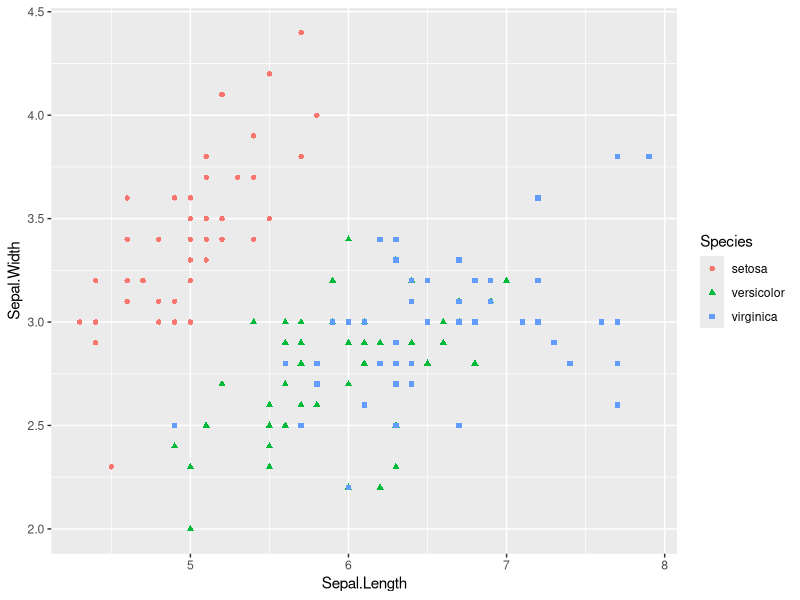
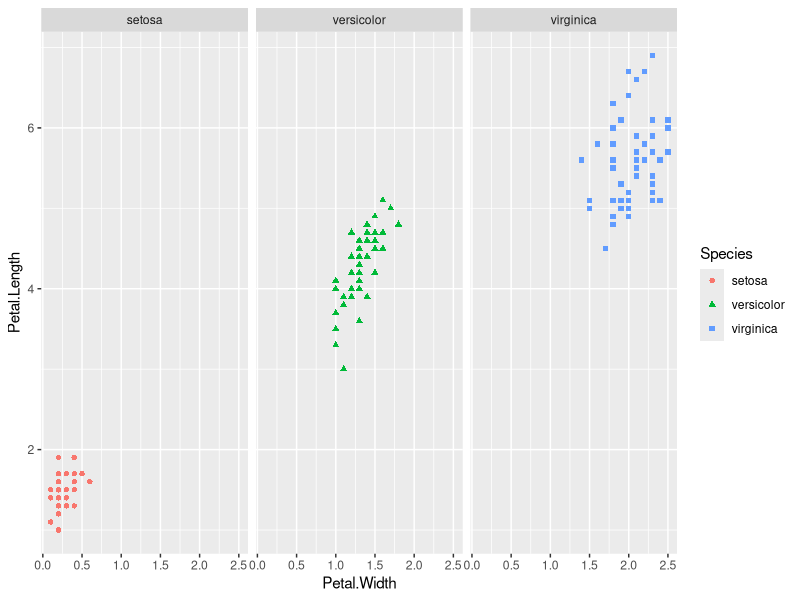
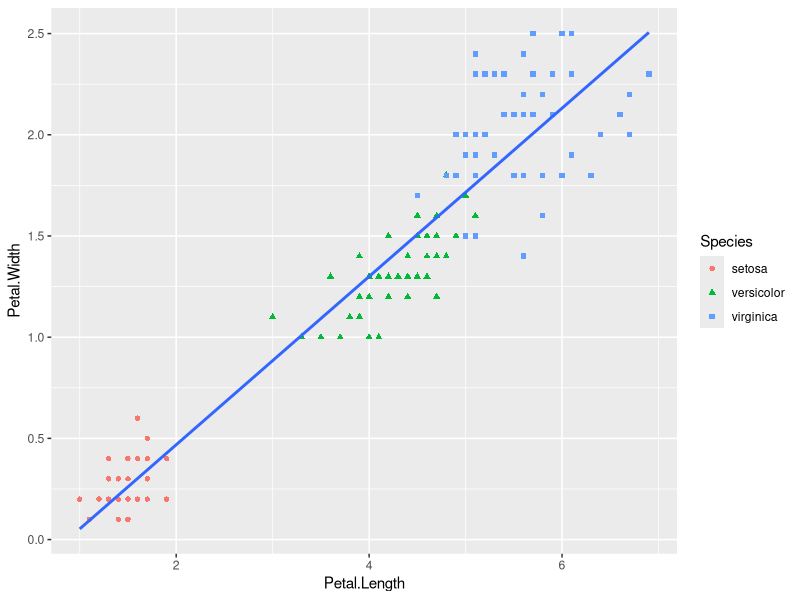
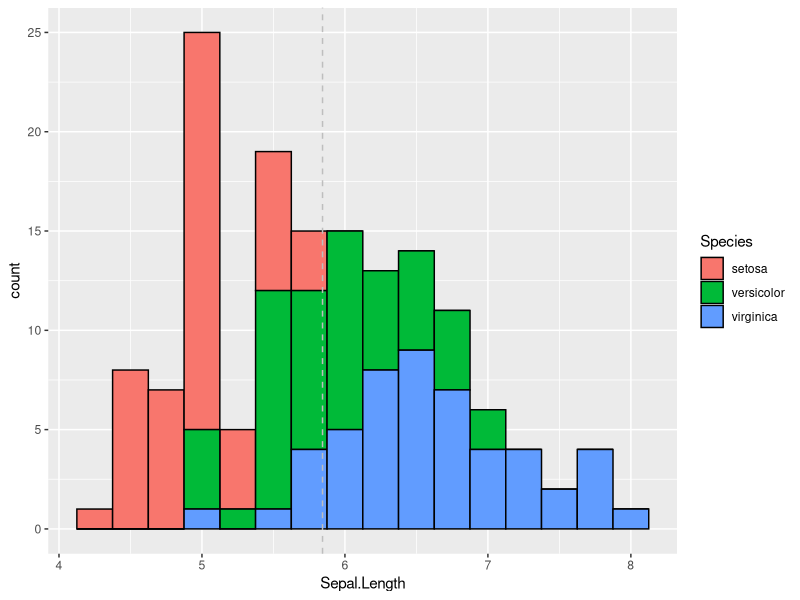

These figures' R source, in order:
library(tidyverse)

?iris

str(iris)
head(iris)

ggplot(data = iris, aes(x = Sepal.Length, y = Sepal.Width, color = Species, shape = Species)) + 
  geom_point()

ggplot(data = iris, aes(x = Petal.Width, y = Petal.Length, color = Species, shape = Species)) +
  geom_point() +
  facet_wrap(~Species) 

ggplot(data = iris, aes(x = Petal.Length, y = Petal.Width, color = Species, shape = Species)) +
  geom_point(inherit.aes = TRUE) +
  geom_smooth(aes(x=Petal.Length, y=Petal.Width), method = lm, se = FALSE, inherit.aes = FALSE) 

ggplot(data = iris, mapping = aes(x = Sepal.Length, fill = Species)) + 
  geom_histogram(binwidth = 0.25, color = "black", position = "stack") +
  geom_vline(xintercept = mean(iris$Sepal.Length), linetype = "dashed", color = "grey") 

#What patterns can we observe about the different dimensions of each type of flower?
#We can clearly see that each species of flower sits in its own section of the 
#plot which allows us to make some kind of conclusion. Visualizations can help us draw 
#conclusions without actually having to do any kind of calculations.